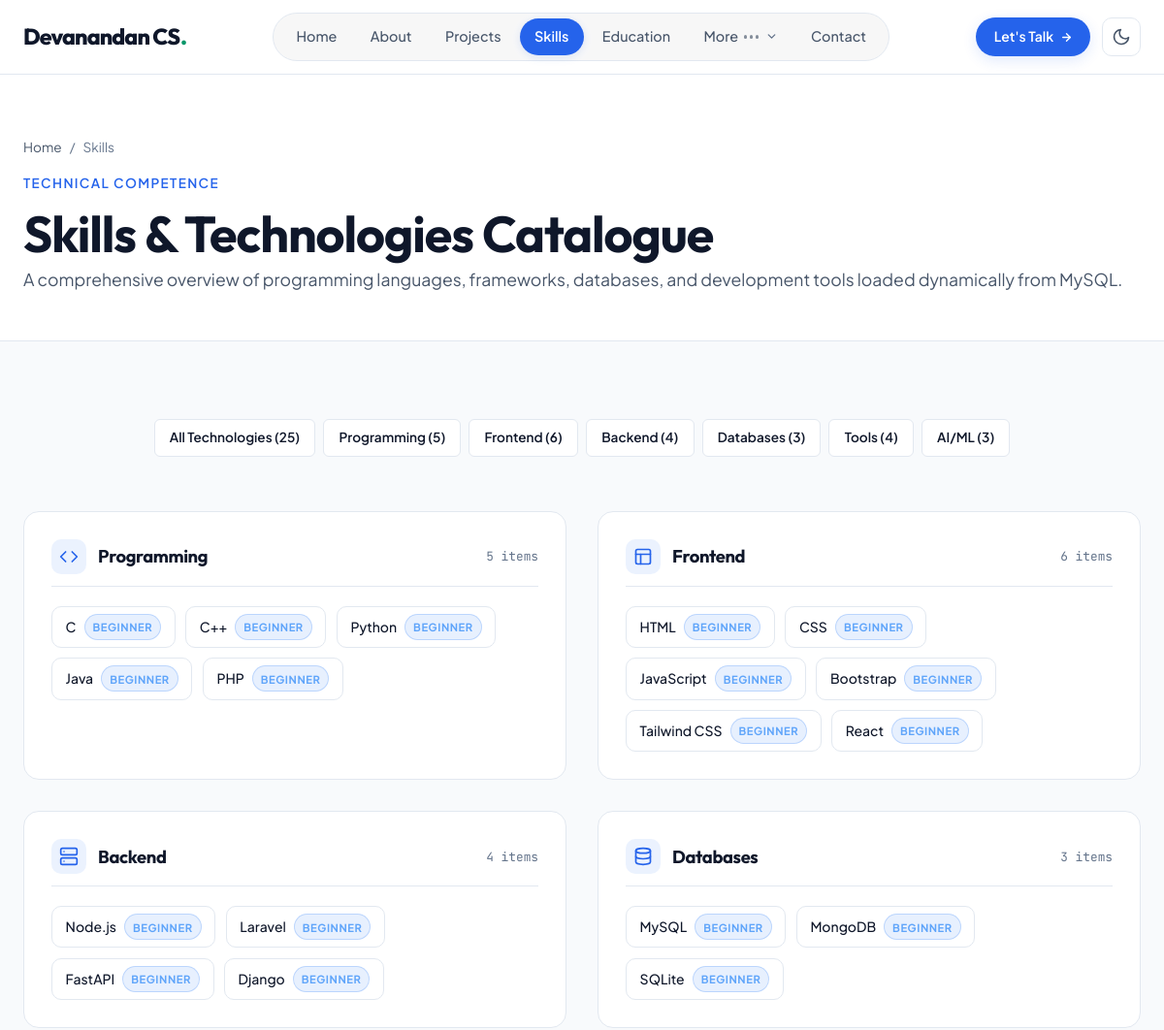
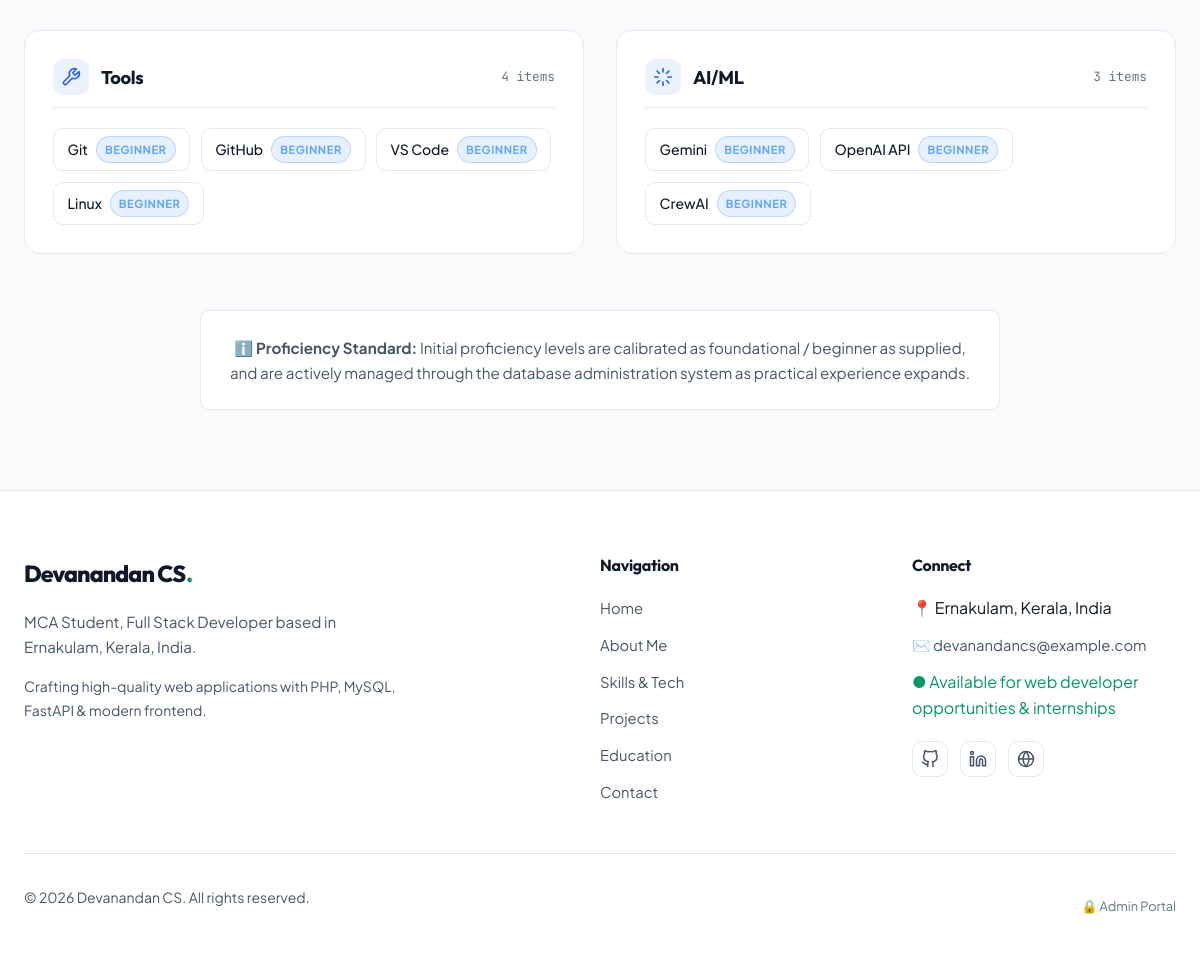
The page /skills.php on the database its author committed (2 pictures, top to bottom).
### tables this page shows
CREATE TABLE IF NOT EXISTS `profile` (
    `id` INT UNSIGNED AUTO_INCREMENT PRIMARY KEY,
    `full_name` VARCHAR(100) NOT NULL DEFAULT 'Devanandan CS',
    `displayed_name` VARCHAR(100) NOT NULL DEFAULT 'Devanandan CS',
    `professional_title` VARCHAR(150) NOT NULL DEFAULT 'MCA Student, Full Stack Developer',
    `tagline` VARCHAR(255) NOT NULL,
    `bio` TEXT NOT NULL,
    `location` VARCHAR(150) NOT NULL DEFAULT 'Ernakulam, Kerala, India',
    `email` VARCHAR(120) NOT NULL DEFAULT 'devanandancs@example.com',
    `phone` VARCHAR(30) DEFAULT NULL,
    `career_goal` VARCHAR(255) NOT NULL DEFAULT 'Become a web developer',
    `availability_status` VARCHAR(100) NOT NULL DEFAULT 'Available for opportunities',
    `profile_photo` VARCHAR(255) DEFAULT NULL,
    `resume_file` VARCHAR(255) DEFAULT NULL,
    `github_url` VARCHAR(255) DEFAULT 'https://github.com',
    `linkedin_url` VARCHAR(255) DEFAULT 'https://linkedin.com',
    `updated_at` TIMESTAMP DEFAULT CURRENT_TIMESTAMP ON UPDATE CURRENT_TIMESTAMP
);

CREATE TABLE IF NOT EXISTS `skills` (
    `id` INT UNSIGNED AUTO_INCREMENT PRIMARY KEY,
    `name` VARCHAR(100) NOT NULL,
    `category` ENUM('Programming', 'Frontend', 'Backend', 'Databases', 'Tools', 'AI/ML') NOT NULL,
    `proficiency` ENUM('Beginner', 'Intermediate', 'Advanced') NOT NULL DEFAULT 'Beginner',
    `icon` VARCHAR(100) DEFAULT NULL,
    `display_order` INT NOT NULL DEFAULT 0,
    `created_at` TIMESTAMP DEFAULT CURRENT_TIMESTAMP,
    INDEX `idx_skills_category` (`category`),
    INDEX `idx_skills_order` (`display_order`)
);

CREATE TABLE IF NOT EXISTS `social_links` (
    `id` INT UNSIGNED AUTO_INCREMENT PRIMARY KEY,
    `platform` VARCHAR(60) NOT NULL,
    `url` VARCHAR(255) NOT NULL,
    `icon` VARCHAR(60) NOT NULL,
    `display_order` INT NOT NULL DEFAULT 0,
    `is_active` TINYINT(1) NOT NULL DEFAULT 1,
    `created_at` TIMESTAMP DEFAULT CURRENT_TIMESTAMP,
    INDEX `idx_social_order` (`display_order`)
);

### skills.php (the view, shortened to what the rows shown need)
<?php
require_once __DIR__ . '/includes/header.php';
$db = get_db();
$skills = [];
try {
    $stmt = $db->query("SELECT * FROM skills ORDER BY category ASC, display_order ASC, name ASC");
    $skills = $stmt->fetchAll();
} catch (Exception $e) {
}
$categories = [
    'Programming' => [],
    'Frontend'    => [],
    'Backend'     => [],
    'Databases'   => [],
    'Tools'       => [],
    'AI/ML'       => []
];
foreach ($skills as $skill) {
    $cat = $skill['category'];
    if (isset($categories[$cat])) {
        $categories[$cat][] = $skill;
    } else {
        $categories[$cat] = [$skill];
    }
}
?>
<header class="page-hero">
    <div class="container">
        <h1>Skills &amp; Technologies Catalogue</h1>
    </div>
</header>
<section class="section">
    <div class="container">
        <div class="grid-2" style="gap: 2rem;">
            <?php foreach ($categories as $catName => $catSkills): ?>
                <?php if (!empty($catSkills)): ?>
                    <div class="skill-category-card" data-category="<?= e($catName) ?>">
                        <div class="category-title-bar">
                            <div class="category-icon">
                                <?php if ($catName === 'Programming'): ?>
                                    <svg width="20" height="20" viewBox="0 0 24 24" fill="none" stroke="currentColor" stroke-width="2" stroke-linecap="round" stroke-linejoin="round"><polyline points="16 18 22 12 16 6"></polyline><polyline points="8 6 2 12 8 18"></polyline></svg>
                                <?php elseif ($catName === 'Frontend'): ?>
                                    <svg width="20" height="20" viewBox="0 0 24 24" fill="none" stroke="currentColor" stroke-width="2" stroke-linecap="round" stroke-linejoin="round"><rect x="3" y="3" width="18" height="18" rx="2" ry="2"></rect><line x1="3" y1="9" x2="21" y2="9"></line><line x1="9" y1="21" x2="9" y2="9"></line></svg>
                                <?php elseif ($catName === 'Backend'): ?>
                                    <svg width="20" height="20" viewBox="0 0 24 24" fill="none" stroke="currentColor" stroke-width="2" stroke-linecap="round" stroke-linejoin="round"><rect x="2" y="2" width="20" height="8" rx="2" ry="2"></rect><rect x="2" y="14" width="20" height="8" rx="2" ry="2"></rect><line x1="6" y1="6" x2="6.01" y2="6"></line><line x1="6" y1="18" x2="6.01" y2="18"></line></svg>
                                <?php elseif ($catName === 'Databases'): ?>
                                    <svg width="20" height="20" viewBox="0 0 24 24" fill="none" stroke="currentColor" stroke-width="2" stroke-linecap="round" stroke-linejoin="round"><ellipse cx="12" cy="5" rx="9" ry="3"></ellipse><path d="M21 12c0 1.66-4 3-9 3s-9-1.34-9-3"></path><path d="M3 5v14c0 1.66 4 3 9 3s9-1.34 9-3V5"></path></svg>
                                <?php elseif ($catName === 'Tools'): ?>
                                    <svg width="20" height="20" viewBox="0 0 24 24" fill="none" stroke="currentColor" stroke-width="2" stroke-linecap="round" stroke-linejoin="round"><path d="M14.7 6.3a1 1 0 0 0 0 1.4l1.6 1.6a1 1 0 0 0 1.4 0l3.77-3.77a6 6 0 0 1-7.94 7.94l-6.91 6.91a2.12 2.12 0 0 1-3-3l6.91-6.91a6 6 0 0 1 7.94-7.94l-3.76 3.76z"></path></svg>
                                <?php else: ?>
                                    <svg width="20" height="20" viewBox="0 0 24 24" fill="none" stroke="currentColor" stroke-width="2" stroke-linecap="round" stroke-linejoin="round"><path d="M12 2v4m0 12v4M4.93 4.93l2.83 2.83m8.48 8.48l2.83 2.83M2 12h4m12 0h4M4.93 19.07l2.83-2.83m8.48-8.48l2.83-2.83"></path></svg>
                                <?php endif; ?>
                            </div>
                            <h2 class="category-name"><?= e($catName) ?></h2>
                            <span style="margin-left: auto; font-size: 0.8rem; color: var(--text-muted); font-family: var(--font-mono);"><?= count($catSkills) ?> items</span>
                        </div>
                        <div class="skills-list">
                            <?php foreach ($catSkills as $skill): ?>
                                <div class="skill-pill">
                                    <span><?= e($skill['name']) ?></span>
                                    <?= render_proficiency_badge($skill['proficiency']) ?>
                                </div>
                            <?php endforeach; ?>
                        </div>
                    </div>
                <?php endif; ?>
            <?php endforeach; ?>
        </div>
    </div>
</section>
<?php include __DIR__ . '/includes/footer.php'; ?>

### includes/navbar.php (shortened to what the rows shown need)
<?php
$profile = get_profile();
$displayedName = !empty($profile['displayed_name']) ? $profile['displayed_name'] : (!empty($profile['full_name']) ? $profile['full_name'] : 'Portfolio');
?>
<header class="site-header" id="site-header">
    <div class="container">
        <nav class="navbar" aria-label="Main Portfolio Navigation">
            <a href="<?= url('') ?>" class="nav-brand" aria-label="<?= e($displayedName) ?> Home">
                <span class="brand-monogram"><?= e($displayedName) ?><span class="brand-accent-dot">.</span></span>
            </a>
        </nav>
    </div>
</header>

### includes/functions.php (shortened to what the rows shown need)
<?php
function e(?string $str): string {
    return htmlspecialchars((string)($str ?? ''), ENT_QUOTES | ENT_SUBSTITUTE, 'UTF-8');
}
function url(string $path = ''): string {
    $path = '/' . ltrim($path, '/');
    return BASE_URL . $path;
}
function get_setting(string $key, string $default = ''): string {
    return $GLOBALS['_cached_settings'][$key] ?? $default;
}
function get_profile(): array {
    if ($GLOBALS['_cached_profile'] === null) {
        try {
            $db = get_db();
            $stmt = $db->query("SELECT * FROM profile ORDER BY id ASC LIMIT 1");
        } catch (Exception $e) {
            $GLOBALS['_cached_profile'] = [];
        }
    }
    return $GLOBALS['_cached_profile'];
}
function render_proficiency_badge(string $level): string {
    $level = ucfirst(strtolower($level));
    $class = match($level) {
        'Advanced' => 'badge-advanced',
        'Intermediate' => 'badge-intermediate',
        default => 'badge-beginner'
    };
    return '<span class="proficiency-badge ' . $class . '">' . e($level) . '</span>';
}

### includes/footer.php (shortened to what the rows shown need)
<?php
$profile = get_profile();
$displayedName = !empty($profile['displayed_name']) ? $profile['displayed_name'] : (!empty($profile['full_name']) ? $profile['full_name'] : 'Portfolio');
$footerTagline = get_setting('footer_tagline', 'Crafting high-quality web applications with PHP, MySQL, FastAPI & modern frontend.');
$rawCopyright = get_setting('footer_copyright', '© ' . date('Y') . ' ' . $displayedName . '. All rights reserved.');
$footerCopyright = str_ireplace('Devanandan CS', $displayedName, $rawCopyright);
$socialLinks = [];
try {
    $db = get_db();
    $stmt = $db->query("SELECT * FROM social_links WHERE is_active = 1 ORDER BY display_order ASC");
    $socialLinks = $stmt->fetchAll();
} catch (Exception $e) {
}
?>
    </main>
    <footer class="site-footer" id="site-footer">
        <div class="container">
            <div class="footer-grid">
                <div class="footer-col footer-col-brand">
                    <a href="<?= url('') ?>" class="nav-brand" aria-label="<?= e($displayedName) ?> Home">
                        <span class="brand-monogram"><?= e($displayedName) ?><span class="brand-accent-dot">.</span></span>
                    </a>
                    <p class="footer-brand-bio">
                        <?= e($profile['professional_title'] ?? 'MCA Student, Full Stack Developer') ?> based in <?= e($profile['location'] ?? 'Ernakulam, Kerala, India') ?>.
                    </p>
                    <p class="footer-brand-bio" style="margin-top: 0.5rem; font-size: 0.875rem;">
                        <?= e($footerTagline) ?>
                    </p>
                </div>
                <div class="footer-col">
                    <ul class="footer-links">
                        <li><span>📍 <?= e($profile['location'] ?? 'Ernakulam, Kerala, India') ?></span></li>
                        <li><a href="mailto:<?= e($profile['email'] ?? 'devanandancs@example.com') ?>">✉️ <?= e($profile['email'] ?? 'devanandancs@example.com') ?></a></li>
                        <li><span style="color: var(--accent-emerald);">● <?= e($profile['availability_status'] ?? 'Available for opportunities') ?></span></li>
                    </ul>
                    <?php if (!empty($socialLinks)): ?>
                        <div class="social-pills" style="margin-top: 1.25rem;">
                            <?php foreach ($socialLinks as $link): ?>
                                <a href="<?= e($link['url']) ?>" target="_blank" rel="noopener noreferrer" class="social-pill" title="<?= e($link['platform']) ?>">
                                </a>
                            <?php endforeach; ?>
                        </div>
                    <?php endif; ?>
                </div>
            </div>
            <div class="footer-bottom">
                <p><?= e($footerCopyright) ?></p>
                <div class="footer-admin-link">
                    <a href="<?= url('admin/login.php') ?>" style="color: var(--text-muted); font-size: 0.8rem;">🔒 Admin Portal</a>
                </div>
            </div>
        </div>
    </footer>
</body>
</html>

### rows shown on the page
profile: displayed_name "Devanandan CS", professional_title "MCA Student, Full Stack Developer", location "Ernakulam, Kerala, India", email "devanandancs@example.com", availability_status "Available for web developer opportunities & internships", displayed_name "© 2026 Devanandan CS. All rights reserved."
skills: name "C", proficiency "BEGINNER"
skills: name "C++", proficiency "BEGINNER"
skills: name "Python", proficiency "BEGINNER"
skills: name "Java", proficiency "BEGINNER"
skills: name "PHP", proficiency "BEGINNER"
skills: name "HTML", proficiency "BEGINNER"
skills: name "CSS", proficiency "BEGINNER"
skills: name "JavaScript", proficiency "BEGINNER"
skills: name "Bootstrap", proficiency "BEGINNER"
skills: name "Tailwind CSS", proficiency "BEGINNER"
skills: name "React", proficiency "BEGINNER"
skills: name "Node.js", proficiency "BEGINNER"
skills: name "Laravel", proficiency "BEGINNER"
skills: name "FastAPI", proficiency "BEGINNER"
skills: name "Django", proficiency "BEGINNER"
skills: name "MySQL", proficiency "BEGINNER"
skills: name "MongoDB", proficiency "BEGINNER"
skills: name "SQLite", proficiency "BEGINNER"
skills: name "Git", proficiency "BEGINNER"
skills: name "GitHub", proficiency "BEGINNER"
skills: name "VS Code", proficiency "BEGINNER"
skills: name "Linux", proficiency "BEGINNER"
skills: name "Gemini", proficiency "BEGINNER"
skills: name "OpenAI API", proficiency "BEGINNER"
skills: name "CrewAI", proficiency "BEGINNER"
social_links: platform "GitHub" (drawn)
social_links: platform "LinkedIn" (drawn)
social_links: platform "Email" (drawn)

### other values the page prints
count($skills) "25"
$catName "Programming"
count($catSkills) "5"
$catName "Frontend"
count($catSkills) "6"
$catName "Backend"
count($catSkills) "4"
$catName "Databases"
count($catSkills) "3"
$catName "Tools"
$catName "AI/ML"
$footerTagline "Crafting high-quality web applications with PHP, MySQL, FastAPI & modern frontend."
